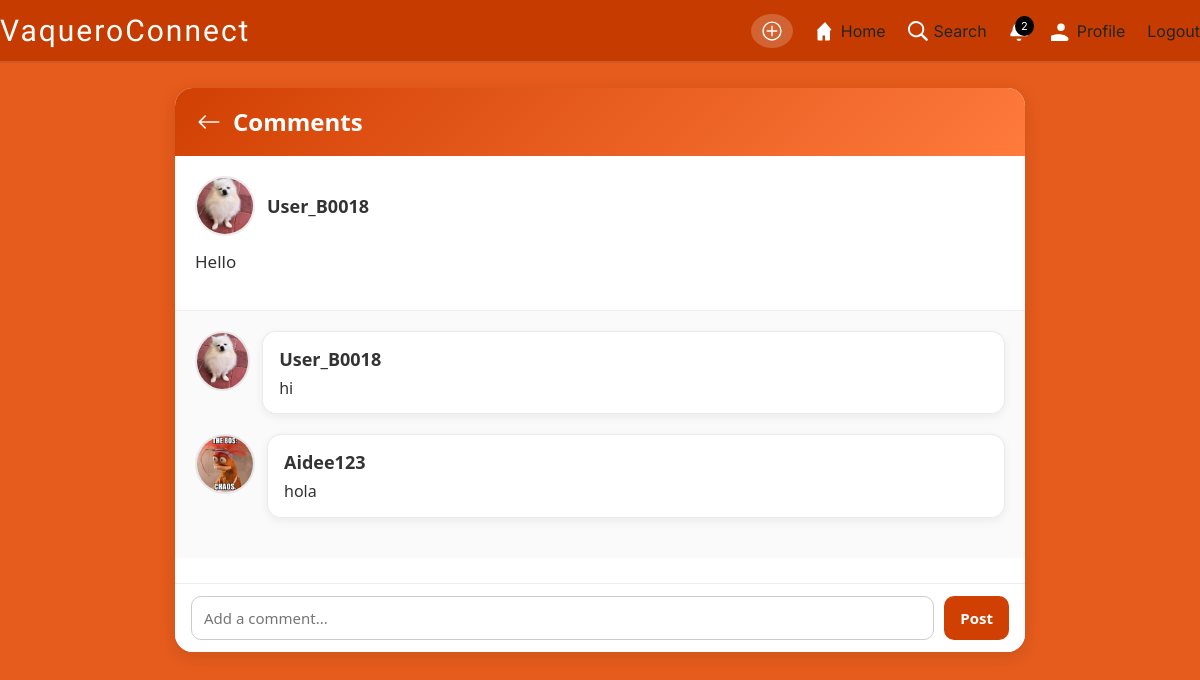
The app's page /post/1/comments/ (signed in) with its own data.
### newApp/models.py (models this page shows, shortened)
class Post(models.Model):
    content = models.TextField()
    image = models.ImageField(upload_to='posts/', blank=True, null=True)
    created_at = models.DateTimeField(auto_now_add=True)
    user = models.ForeignKey(User, on_delete=models.CASCADE)
    likes = models.ManyToManyField(User, related_name='blogpost_like', blank=True)

class Profile(models.Model):
    user = models.OneToOneField(User, on_delete=models.CASCADE)
    bio = models.TextField(blank=True, null=True)
    image = models.ImageField(upload_to='profile_pics/', default='default.jpg')
    ENROLLED_CHOICES = [
        ('ED', 'Edinburg'),
        ('BR', 'Brownsville'),
    ]
    enrolled = models.CharField(
        max_length=20,
        choices=ENROLLED_CHOICES,
        default='ED'
    )

class Comment(models.Model):
    user = models.ForeignKey(User, on_delete=models.CASCADE)
    post = models.ForeignKey(Post, related_name="comments", on_delete=models.CASCADE)
    text = models.TextField()
    created_at = models.DateTimeField(auto_now_add=True)

### newApp/views.py (the view)
# urls.py: path("post/<int:post_id>/comments/", views.comments_page, name="comments_page"),  # ⭐ ADDED
@login_required
def comments_page(request, post_id):
    post = get_object_or_404(Post, id=post_id)
    comments = post.comments.all()
    return render(request, 'comments_page.html', {
        'post': post,
        'comments': comments
    })

### newApp/templates/comments_page.html (shortened to what this page needs)
{% extends 'base.html' %}
{% load static %}
{% block content %}
<link
  href="https://cdn.jsdelivr.net/npm/bootstrap@5.3.3/dist/css/bootstrap.min.css"
  rel="stylesheet"
/>
<link rel="stylesheet" href="https://cdn.jsdelivr.net/npm/bootstrap-icons@1.10.5/font/bootstrap-icons.css">
<link rel="stylesheet" href="{% static 'comment_feed.css' %}?v=11">
<div class="comments-wrapper">
    <div class="comments-header">
        <a href="{% url 'main_home' %}" class="back-arrow">
            <i class="bi bi-arrow-left"></i>
        </a>
        <span class="comments-title">Comments</span>
    </div>
    <div class="post-card">
        <div class="post-header">
            <img
                src="{{ post.user.profile.image.url }}"
                class="profile-pic-chat"
                alt="Profile Picture"
            >
            <a href="{% url 'profile' post.user.username %}" class="post-username">
                {{ post.user.username }}
            </a>
        </div>
        <p class="post-text">
            {{ post.content }}
        </p>
    </div>
    <div class="comments-area">
        {% for c in comments %}
        <div class="comment-item">
            <img
                src="{{ c.user.profile.image.url }}"
                class="comment-profile"
                alt="Comment Profile"
            >
            <div class="comment-bubble">
                <a href="{% url 'profile' c.user.username %}" class="comment-username">
                    {{ c.user.username }}
                </a>
                <div class="comment-text">
                    {{ c.text }}
                </div>
            </div>
        </div>
        {% empty %}
        <div class="no-comments">
            No comments yet.
        </div>
        {% endfor %}
    </div>
    <form
        action="{% url 'add_comment' post.id %}"
        method="POST"
        class="comment-input-bar"
    >
        <input
            type="text"
            name="text"
            class="comment-input"
            placeholder="Add a comment..."
            required
        >
        <button class="send-btn">
            Post
        </button>
    </form>
</div>
{% endblock %}

### newApp/templates/base.html (shortened to what this page needs)
{% load static %}
<!doctype html>
<html lang="en">
<head>
    <link href="https://cdn.jsdelivr.net/npm/bootstrap@5.3.8/dist/css/bootstrap.min.css"
          rel="stylesheet">
</head>
<body>
    {% include 'navbar.html' %}
    {% block content %}
    {% endblock %}
</body>
</html>

### newApp/templates/navbar.html (shortened to what this page needs)
{% load static %}
<link rel="stylesheet" href="{% static 'navbar.css' %}">
<nav class="navbar">
    <div class="nav-left">
        <span class="logo-text">VaqueroConnect</span>
    </div>
    <div class="nav-right">
        {% if request.user.is_authenticated %}
            <a href="{% url 'create_post' %}" class="create-btn" title="Create Post">
                <svg xmlns="http://www.w3.org/2000/svg" width="22" height="22" fill="white" viewBox="0 0 16 16">
                    <path d="M8 1a7 7 0 1 0 0 14A7 7 0 0 0 8 1m0 1a6 6 0 1 1 0 12A6 6 0 0 1 8 2"/>
                    <path d="M8 4a.5.5 0 0 1 .5.5v3h3a.5.5 0 0 1 0 1h-3v3a.5.5 0 0 1-1 0v-3h-3a.5.5 0 0 1 0-1h3v-3A.5.5 0 0 1 8 4"/>
                </svg>
            </a>
            {% if request.resolver_match.url_name != 'home' %}
            <a href="{% url 'main_home' %}" class="nav-link icon-link">
                <svg xmlns="http://www.w3.org/2000/svg" width="20" height="20" fill="white" viewBox="0 0 16 16">
                    <path d="M8.354 1.146a.5.5 0 0 0-.708 0l-6 6A.5.5 0 0 0 1.5 7.5H2v7a1 1 0 0 0 1 1h3v-4h2v4h3a1 1 0 0 0 1-1v-7h.5a.5.5 0 0 0 .354-.854z"/>
                </svg>
                Home
            </a>
            {% endif %}
            <a href="{% url 'user_search' %}" class="nav-link icon-link">
                <svg xmlns="http://www.w3.org/2000/svg" width="20" height="20" fill="white" viewBox="0 0 16 16">
                    <path d="M11.742 10.344a6.5 6.5 0 1 0-1.397 1.398h-.001l3.85 3.85a1 1 0 0 0 1.415-1.414l-3.85-3.85zm-5.242 1.156a5 5 0 1 1 0-10 5 5 0 0 1 0 10"/>
                </svg>
                Search
            </a>
            <a href="{% url 'notifications-page' %}" class="nav-link icon-link" style="position: relative;">
                <span id="notif-count" style="
                    position: absolute;
                    top: -5px;
                    right: -5px;
                    background: rgb(0, 0, 0);
                    color: white;
                    font-size: 11px;
                    padding: 2px 6px;
                    border-radius: 50%;
                    display: none;
                "></span>
            </a>
            <a href="{% url 'profile' request.user.username %}" class="nav-link icon-link">
                <svg xmlns="http://www.w3.org/2000/svg" width="20" height="20" fill="white" viewBox="0 0 16 16">
                    <path d="M8 8a3 3 0 1 0 0-6 3 3 0 0 0 0 6m4 8c1.105 0 2-.672 2-1.5 0-2.21-3.582-4-8-4s-8 1.79-8 4c0 .828.895 1.5 2 1.5z"/>
                </svg>
                Profile
            </a>
            <a href="{% url 'logout' %}" class="nav-link logout">Logout</a>
        {% else %}
            <a href="{% url 'login' %}" class="nav-link">Login</a>
        {% endif %}
    </div>
</nav>

### springApp/static/navbar.css (style rules this page uses)
.navbar { background: #c63c00; padding: 12px 28px; display: flex; justify-content: space-between; align-items: center; border-bottom: 2px solid rgba(255,255,255,0.15); }
.logo-text { font-family: 'Frijole', cursive; font-size: 30px; color: white; letter-spacing: 2px; }
.nav-right { display: flex; align-items: center; gap: 22px; font-family: 'Inter', sans-serif; }
.nav-link { color: white; text-decoration: none; font-size: 17px; font-weight: 500; padding: 6px 10px; border-radius: 6px; transition: 0.25s ease; }
.icon-link { display: flex; align-items: center; gap: 6px; }
.icon-link svg { transition: 0.25s ease; }
.create-btn { background: #ffffff33; padding: 6px 10px; border-radius: 50%; display: flex; align-items: center; justify-content: center; transition: 0.25s ease; }
.logout { color: #ffe0d1; }

### springApp/static/comment_feed.css (style rules this page uses)
body { background: #e65c1c; margin: 0; padding: 0; font-family: system-ui, sans-serif; }
.comments-wrapper { max-width: 850px; margin: 25px auto; background: #fff; border-radius: 18px; box-shadow: 0 4px 18px rgba(0,0,0,0.12); overflow: hidden; }
.comments-header { background: linear-gradient(135deg, #d14003, #ff7a3d); padding: 16px 22px; display: flex; align-items: center; gap: 12px; }
.back-arrow { color: #fff; font-size: 24px; text-decoration: none; }
.comments-title { color: #fff; font-size: 24px; font-weight: 700; }
.post-card { padding: 20px; border-bottom: 1px solid #eee; }
.post-header { display: flex; align-items: center; gap: 12px; }
.profile-pic-chat, .comment-profile { width: 60px; height: 60px; border-radius: 50%; object-fit: cover; border: 2px solid rgba(0,0,0,0.08); }
.post-username, .comment-username { font-size: 18px; font-weight: 600; color: #333; text-decoration: none; }
.post-text { margin-top: 14px; font-size: 17px; color: #333; line-height: 1.4; }
.comments-area { padding: 20px; background: #fafafa; }
.comment-item { display: flex; gap: 12px; margin-bottom: 20px; }
.comment-bubble { background: #fff; padding: 14px 16px; border-radius: 14px; width: 100%; border: 1px solid rgba(0,0,0,0.08); box-shadow: 0 3px 10px rgba(0,0,0,0.06); }
.comment-text { margin-top: 4px; font-size: 16px; color: #333; line-height: 1.4; }
.comment-input-bar { position: sticky; bottom: 0; background: #fff; padding: 12px 16px; display: flex; gap: 10px; border-top: 1px solid #eee; margin-top: 25px; z-index: 10; }
.comment-input { flex: 1; padding: 10px 12px; border-radius: 10px; border: 1px solid #ccc; font-size: 15px; }
.send-btn { background: #d14003; color: #fff; border: none; padding: 0 16px; border-radius: 10px; font-size: 15px; font-weight: 600; cursor: pointer; transition: 0.2s; }

### records on screen
Post: user.profile.image (picture), user.username "User_B0018", content "Hello"
Comment: user.profile.image (picture), user.username "User_B0018", text "hi"
Comment: user.profile.image (picture), user.username "Aidee123", text "hola"
